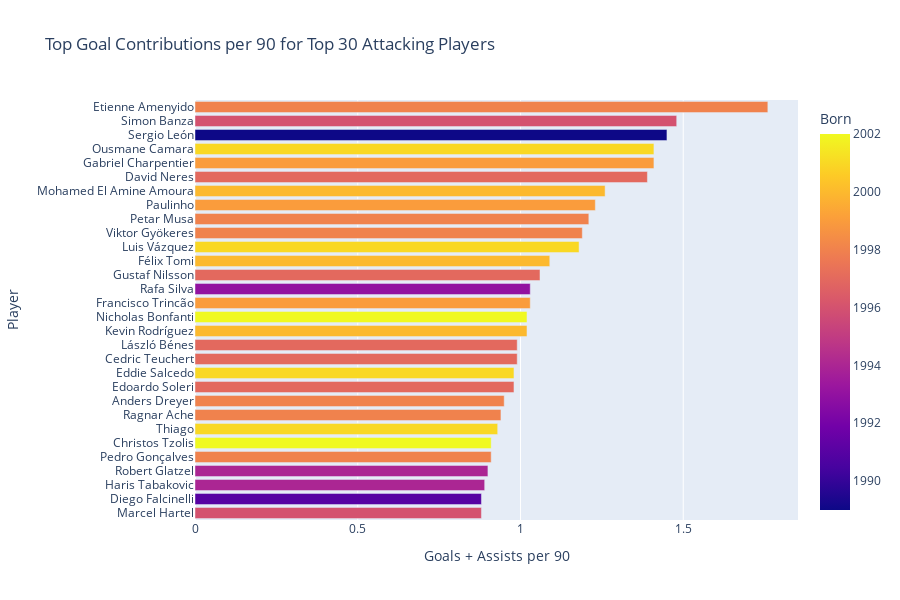

Notebook source saved alongside this figure:
### Code cell
top_goals_assists_90= striker_dataframe.nlargest(30, 'Goals + Assists per 90')
top_goals_assists_90 = top_goals_assists_90.sort_values('Goals + Assists per 90', ascending=True)
px.bar(top_goals_assists_90, x='Goals + Assists per 90', y='Player', hover_data=['Player'], orientation='h', height=600, color='Born', title='Top Goal Contributions per 90 for Top 30 Attacking Players')

### Figure 1 — Plotly figure (JSON) as saved in the notebook; plotly's stock layout.template omitted (floating-point values rounded to 4 significant figures)
{"data": [{"alignmentgroup": "True", "hovertemplate": "Goals + Assists per 90=%{x}<br>Player=%{y}<br>Born=%{marker.color}<extra></extra>", "legendgroup": "", "marker": {"color": [1996, 1991, 1994, 1994, 1998, 2002, 2001, 1998, 1998, 1997, 2001, 1997, 1997, 2000, 2002, 1999, 1993, 1997, 2000, 2001, 1998, 1998, 1999, 2000, 1997, 1999, 2001, 1989, 1996, 1998], "coloraxis": "coloraxis", "pattern": {"shape": ""}}, "name": "", "offsetgroup": "", "orientation": "h", "showlegend": false, "textposition": "auto", "type": "bar", "x": [0.88, 0.88, 0.89, 0.9, 0.91, 0.91, 0.93, 0.94, 0.95, 0.98, 0.98, 0.99, 0.99, 1.02, 1.02, 1.03, 1.03, 1.06, 1.09, 1.18, 1.19, 1.21, 1.23, 1.26, 1.39, 1.41, 1.41, 1.45, 1.48, 1.76], "xaxis": "x", "y": ["Marcel Hartel", "Diego Falcinelli", "Haris Tabakovic", "Robert Glatzel", "Pedro Gonçalves", "Christos Tzolis", "Thiago", "Ragnar Ache", "Anders Dreyer", "Edoardo Soleri", "Eddie Salcedo", "Cedric Teuchert", "László Bénes", "Kevin Rodríguez", "Nicholas Bonfanti", "Francisco Trincão", "Rafa Silva", "Gustaf Nilsson", "Félix Tomi", "Luis Vázquez", "Viktor Gyökeres", "Petar Musa", "Paulinho", "Mohamed El Amine Amoura", "David Neres", "Gabriel Charpentier", "Ousmane Camara", "Sergio León", "Simon Banza", "Etienne Amenyido"], "yaxis": "y"}], "layout": {"barmode": "relative", "coloraxis": {"colorbar": {"title": {"text": "Born"}}, "colorscale": [[0, "#0d0887"], [0.1111, "#46039f"], [0.2222, "#7201a8"], [0.3333, "#9c179e"], [0.4444, "#bd3786"], [0.5556, "#d8576b"], [0.6667, "#ed7953"], [0.7778, "#fb9f3a"], [0.8889, "#fdca26"], [1, "#f0f921"]]}, "height": 600, "legend": {"tracegroupgap": 0}, "title": {"text": "Top Goal Contributions per 90 for Top 30 Attacking Players"}, "xaxis": {"anchor": "y", "domain": [0, 1], "title": {"text": "Goals + Assists per 90"}}, "yaxis": {"anchor": "x", "domain": [0, 1], "title": {"text": "Player"}}}}
